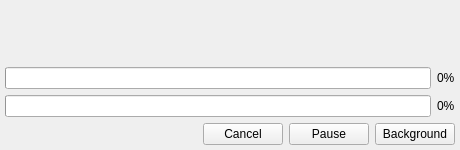
<?xml version="1.0" encoding="UTF-8"?>
<ui version="4.0">
 <class>CFileOperationDialog</class>
 <widget class="QWidget" name="CFileOperationDialog">
  <property name="geometry">
   <rect>
    <x>0</x>
    <y>0</y>
    <width>460</width>
    <height>150</height>
   </rect>
  </property>
  <property name="windowTitle">
   <string notr="true">Operation</string>
  </property>
  <layout class="QVBoxLayout" name="verticalLayout">
   <property name="leftMargin">
    <number>5</number>
   </property>
   <property name="topMargin">
    <number>5</number>
   </property>
   <property name="rightMargin">
    <number>5</number>
   </property>
   <property name="bottomMargin">
    <number>5</number>
   </property>
   <item>
    <widget class="QLabel" name="_lblOperationName">
     <property name="text">
      <string notr="true"/>
     </property>
     <property name="alignment">
      <set>Qt::AlignmentFlag::AlignCenter</set>
     </property>
    </widget>
   </item>
   <item>
    <widget class="QLabel" name="_lblSummary">
     <property name="text">
      <string notr="true"/>
     </property>
     <property name="wordWrap">
      <bool>true</bool>
     </property>
     <property name="alignment">
      <set>Qt::AlignmentFlag::AlignCenter</set>
     </property>
    </widget>
   </item>
   <item>
    <layout class="QHBoxLayout" name="statusRow" stretch="0,1">
     <property name="spacing">
      <number>10</number>
     </property>
     <item>
      <widget class="QLabel" name="_lblStatus">
       <property name="text">
        <string notr="true"/>
       </property>
      </widget>
     </item>
     <item>
      <widget class="CLabelMidElision" name="_lblCurrentFile">
       <property name="sizePolicy">
        <sizepolicy hsizetype="Ignored" vsizetype="Preferred">
         <horstretch>0</horstretch>
         <verstretch>0</verstretch>
        </sizepolicy>
       </property>
       <property name="text">
        <string notr="true"/>
       </property>
       <property name="textFormat">
        <enum>Qt::TextFormat::PlainText</enum>
       </property>
      </widget>
     </item>
    </layout>
   </item>
   <item>
    <layout class="QGridLayout" name="gridLayout">
     <item row="0" column="0">
      <widget class="QProgressBar" name="_fileProgress">
       <property name="value">
        <number>0</number>
       </property>
       <property name="textVisible">
        <bool>false</bool>
       </property>
      </widget>
     </item>
     <item row="0" column="1">
      <widget class="QLabel" name="_fileProgressText">
       <property name="text">
        <string notr="true">0%</string>
       </property>
      </widget>
     </item>
     <item row="1" column="0">
      <widget class="CProgressBarTaskbar" name="_overallProgress">
       <property name="value">
        <number>0</number>
       </property>
       <property name="textVisible">
        <bool>false</bool>
       </property>
      </widget>
     </item>
     <item row="1" column="1">
      <widget class="QLabel" name="_overallProgressText">
       <property name="text">
        <string notr="true">0%</string>
       </property>
      </widget>
     </item>
    </layout>
   </item>
   <item>
    <layout class="QHBoxLayout" name="buttonsRow">
     <item>
      <spacer name="buttonsSpacer">
       <property name="orientation">
        <enum>Qt::Orientation::Horizontal</enum>
       </property>
       <property name="sizeHint" stdset="0">
        <size>
         <width>40</width>
         <height>20</height>
        </size>
       </property>
      </spacer>
     </item>
     <item>
      <widget class="QPushButton" name="_btnCancel">
       <property name="text">
        <string>Cancel</string>
       </property>
      </widget>
     </item>
     <item>
      <widget class="QPushButton" name="_btnPause">
       <property name="text">
        <string>Pause</string>
       </property>
      </widget>
     </item>
     <item>
      <widget class="QPushButton" name="_btnBackground">
       <property name="text">
        <string>Background</string>
       </property>
      </widget>
     </item>
    </layout>
   </item>
  </layout>
 </widget>
 <customwidgets>
  <customwidget>
   <class>CProgressBarTaskbar</class>
   <extends>QProgressBar</extends>
   <header location="global">taskbarprogress/cprogressbartaskbar.h</header>
  </customwidget>
  <customwidget>
   <class>CLabelMidElision</class>
   <extends>QLabel</extends>
   <header>widgets/clabelmidelision.h</header>
  </customwidget>
 </customwidgets>
 <resources/>
 <connections/>
</ui>
